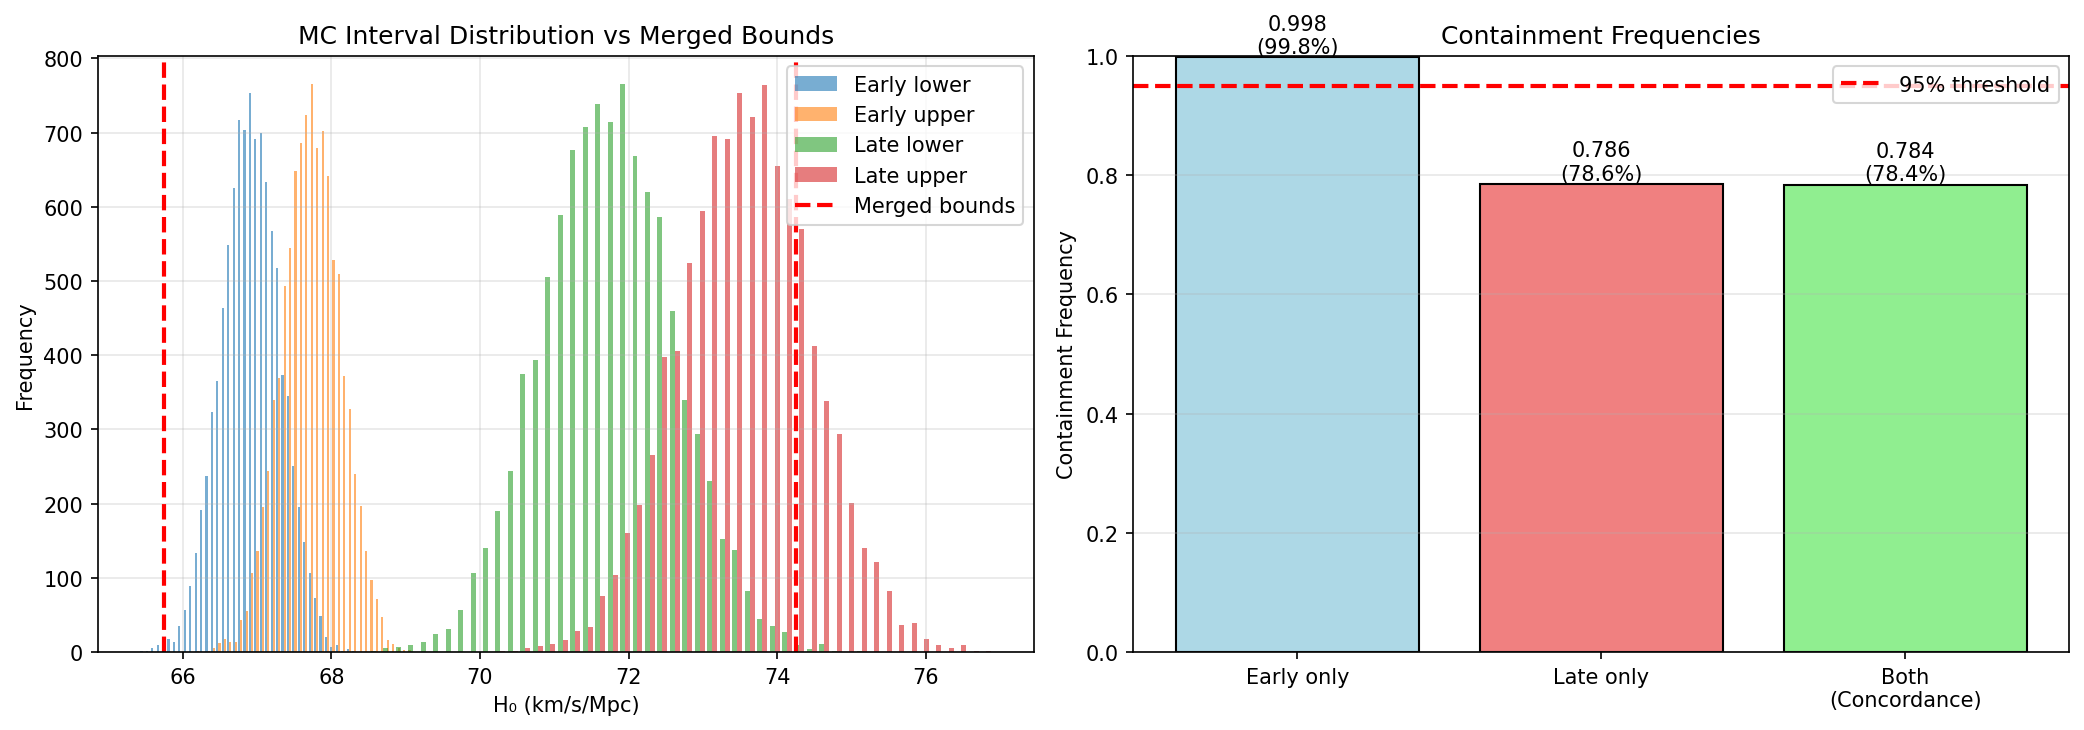

Generate this figure with Python:
#!/usr/bin/env python3
"""
Monte Carlo Validation: Hubble Tension Concordance Frequency
Tests whether deterministic framework matches stochastic behavior
"""

import numpy as np
import matplotlib.pyplot as plt

def aggregate(H0_values, sigma_values):
    """
    N/U algebra weighted aggregation with inverse-variance weighting
    
    Returns:
        n: weighted nominal
        u: combined uncertainty
    """
    H0 = np.array(H0_values)
    sigma = np.array(sigma_values)
    
    # Inverse-variance weights
    w = 1.0 / np.square(sigma)
    weights = w / np.sum(w)
    
    # Weighted nominal
    n = np.sum(weights * H0)
    
    # Combined uncertainty
    u = np.sqrt(np.sum(np.square(weights) * np.square(sigma)))
    
    return n, u

# Fixed parameters from SSoT
merged_low = 65.7421
merged_high = 74.2541

# Published H₀ measurements (mean, sigma)
planck_params = (67.4, 0.5)
des_params = (67.19, 0.65)
shoes_params = (73.04, 1.04)
trgb_params = (69.8, 2.5)
tdcosmo_params = (73.3, 5.8)
maser_params = (73.5, 3.0)

# Monte Carlo parameters
N_samples = 10000
random_seed = 20251012  # For reproducibility

print("="*70)
print("MONTE CARLO CONCORDANCE VALIDATION")
print("="*70)
print(f"Samples: {N_samples:,}")
print(f"Random seed: {random_seed}")
print(f"Merged interval: [{merged_low:.4f}, {merged_high:.4f}] km/s/Mpc")
print("="*70)
print()

# Set random seed for reproducibility
np.random.seed(random_seed)

# Storage for results
contain_count = 0
early_intervals = []
late_intervals = []
early_contained = []
late_contained = []
both_contained = []

print("Running Monte Carlo simulation...")

for i in range(N_samples):
    # Draw random samples from each probe (Gaussian assumption)
    planck = np.random.normal(*planck_params)
    des = np.random.normal(*des_params)
    shoes = np.random.normal(*shoes_params)
    trgb = np.random.normal(*trgb_params)
    tdcosmo = np.random.normal(*tdcosmo_params)
    maser = np.random.normal(*maser_params)
    
    # Aggregate early universe probes
    early_n, early_u = aggregate([planck, des], 
                                  [planck_params[1], des_params[1]])
    
    # Aggregate late universe probes
    late_n, late_u = aggregate([shoes, trgb, tdcosmo, maser],
                                [shoes_params[1], trgb_params[1], 
                                 tdcosmo_params[1], maser_params[1]])
    
    # Compute intervals
    early_interval = [early_n - early_u, early_n + early_u]
    late_interval = [late_n - late_u, late_n + late_u]
    
    # Check containment
    early_in = (early_interval[0] >= merged_low and 
                early_interval[1] <= merged_high)
    late_in = (late_interval[0] >= merged_low and 
               late_interval[1] <= merged_high)
    both_in = early_in and late_in
    
    # Record results
    early_intervals.append(early_interval)
    late_intervals.append(late_interval)
    early_contained.append(early_in)
    late_contained.append(late_in)
    both_contained.append(both_in)
    
    if both_in:
        contain_count += 1
    
    # Progress indicator
    if (i + 1) % 1000 == 0:
        print(f"  {i+1:,} / {N_samples:,} samples processed...")

print()
print("="*70)
print("RESULTS")
print("="*70)

# Calculate frequencies
freq_early = sum(early_contained) / N_samples
freq_late = sum(late_contained) / N_samples
freq_both = contain_count / N_samples

print(f"Early universe containment: {freq_early:.4f} ({freq_early*100:.2f}%)")
print(f"Late universe containment:  {freq_late:.4f} ({freq_late*100:.2f}%)")
print(f"Both contained (concordance): {freq_both:.4f} ({freq_both*100:.2f}%)")
print()

# Interpretation
if freq_both >= 0.95:
    status = "✓ EXCELLENT"
    interpretation = "Deterministic framework aligns with probabilistic behavior"
elif freq_both >= 0.90:
    status = "✓ GOOD"
    interpretation = "Strong alignment, minor probabilistic leakage acceptable"
elif freq_both >= 0.80:
    status = "⚠ MODERATE"
    interpretation = "Reasonable but conservative bounds may need refinement"
else:
    status = "✗ POOR"
    interpretation = "Significant mismatch between deterministic and probabilistic"

print(f"Status: {status}")
print(f"Interpretation: {interpretation}")
print("="*70)
print()

# Statistical analysis
early_intervals_array = np.array(early_intervals)
late_intervals_array = np.array(late_intervals)

early_lower_mean = np.mean(early_intervals_array[:, 0])
early_upper_mean = np.mean(early_intervals_array[:, 1])
late_lower_mean = np.mean(late_intervals_array[:, 0])
late_upper_mean = np.mean(late_intervals_array[:, 1])

print("STATISTICAL SUMMARY:")
print("="*70)
print("Early universe intervals:")
print(f"  Mean lower bound: {early_lower_mean:.4f} km/s/Mpc")
print(f"  Mean upper bound: {early_upper_mean:.4f} km/s/Mpc")
print(f"  Mean width: {early_upper_mean - early_lower_mean:.4f} km/s/Mpc")
print()
print("Late universe intervals:")
print(f"  Mean lower bound: {late_lower_mean:.4f} km/s/Mpc")
print(f"  Mean upper bound: {late_upper_mean:.4f} km/s/Mpc")
print(f"  Mean width: {late_upper_mean - late_lower_mean:.4f} km/s/Mpc")
print()
print("Comparison with merged interval:")
print(f"  Merged: [{merged_low:.4f}, {merged_high:.4f}]")
print(f"  Width: {merged_high - merged_low:.4f} km/s/Mpc")
print("="*70)
print()

# Coverage analysis
early_lower_coverage = np.sum(early_intervals_array[:, 0] >= merged_low) / N_samples
early_upper_coverage = np.sum(early_intervals_array[:, 1] <= merged_high) / N_samples
late_lower_coverage = np.sum(late_intervals_array[:, 0] >= merged_low) / N_samples
late_upper_coverage = np.sum(late_intervals_array[:, 1] <= merged_high) / N_samples

print("BOUNDARY COVERAGE ANALYSIS:")
print("="*70)
print("Early universe:")
print(f"  Lower bounds inside merged: {early_lower_coverage:.4f}")
print(f"  Upper bounds inside merged: {early_upper_coverage:.4f}")
print()
print("Late universe:")
print(f"  Lower bounds inside merged: {late_lower_coverage:.4f}")
print(f"  Upper bounds inside merged: {late_upper_coverage:.4f}")
print("="*70)
print()

# Visualization
fig, axes = plt.subplots(1, 2, figsize=(14, 5))

# Plot 1: Interval distribution
ax1 = axes[0]
ax1.hist([early_intervals_array[:, 0], early_intervals_array[:, 1]], 
         bins=50, alpha=0.6, label=['Early lower', 'Early upper'])
ax1.hist([late_intervals_array[:, 0], late_intervals_array[:, 1]], 
         bins=50, alpha=0.6, label=['Late lower', 'Late upper'])
ax1.axvline(merged_low, color='red', linestyle='--', linewidth=2, label='Merged bounds')
ax1.axvline(merged_high, color='red', linestyle='--', linewidth=2)
ax1.set_xlabel('H₀ (km/s/Mpc)')
ax1.set_ylabel('Frequency')
ax1.set_title('MC Interval Distribution vs Merged Bounds')
ax1.legend()
ax1.grid(True, alpha=0.3)

# Plot 2: Containment frequency
ax2 = axes[1]
categories = ['Early only', 'Late only', 'Both\n(Concordance)']
frequencies = [freq_early, freq_late, freq_both]
colors = ['lightblue', 'lightcoral', 'lightgreen']
bars = ax2.bar(categories, frequencies, color=colors, edgecolor='black')
ax2.axhline(0.95, color='red', linestyle='--', linewidth=2, label='95% threshold')
ax2.set_ylabel('Containment Frequency')
ax2.set_ylim([0, 1.0])
ax2.set_title('Containment Frequencies')
ax2.legend()
ax2.grid(True, alpha=0.3, axis='y')

# Add value labels on bars
for bar, freq in zip(bars, frequencies):
    height = bar.get_height()
    ax2.text(bar.get_x() + bar.get_width()/2., height,
             f'{freq:.3f}\n({freq*100:.1f}%)',
             ha='center', va='bottom')

plt.tight_layout()
plt.savefig('monte_carlo_validation.png', dpi=150, bbox_inches='tight')
print("✓ Visualization saved to: monte_carlo_validation.png")
print()

# Export detailed results
results_summary = {
    'n_samples': N_samples,
    'random_seed': random_seed,
    'merged_interval': [merged_low, merged_high],
    'early_containment': freq_early,
    'late_containment': freq_late,
    'both_containment': freq_both,
    'early_mean_interval': [early_lower_mean, early_upper_mean],
    'late_mean_interval': [late_lower_mean, late_upper_mean],
    'status': status,
    'interpretation': interpretation
}

import json
with open('monte_carlo_results.json', 'w') as f:
    json.dump(results_summary, f, indent=2)

print("✓ Results saved to: monte_carlo_results.json")
print()
print("="*70)
print("MONTE CARLO VALIDATION COMPLETE")
print("="*70)
